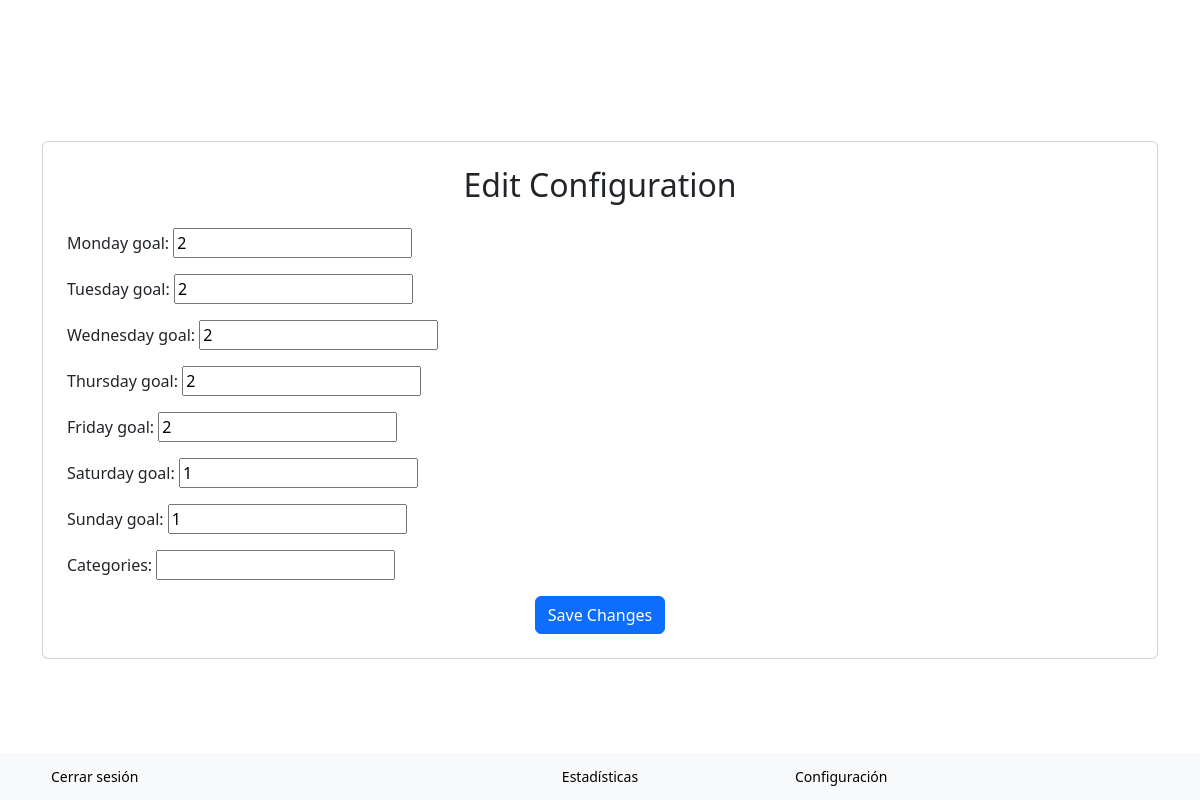
Page /editconfig/ (signed in) on the earlier database version.
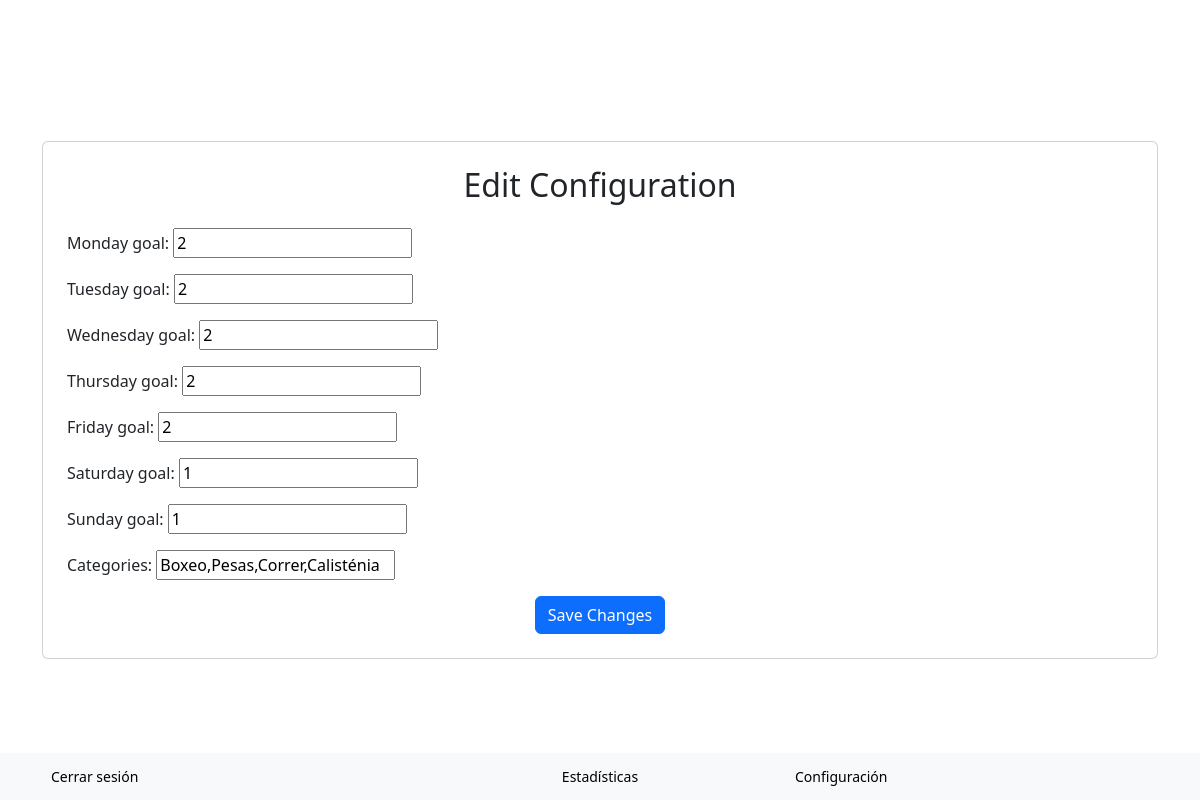
Same page on the later database version.
### duofitapp/models.py (models this page shows, shortened)
class ExerciceConfig(models.Model):
    id_user = models.ForeignKey(User, on_delete=models.CASCADE)
    monday_goal = models.IntegerField()
    tuesday_goal = models.IntegerField()
    wednesday_goal = models.IntegerField()
    thursday_goal = models.IntegerField()
    friday_goal = models.IntegerField()
    saturday_goal = models.IntegerField()
    sunday_goal = models.IntegerField()
    weekly_goal = models.IntegerField()
    streak = models.IntegerField(default=0)
    last_training_date = models.DateTimeField(null=True, blank=True)
    categories = models.CharField(max_length=255, blank=True)

### duofitapp/views.py (the view)
# urls.py: path('editconfig/', editconfig_view, name="editconfig"),
def editconfig_view(request):
    existing_config = ExerciceConfig.objects.filter(id_user=request.user).first()
    if request.method == 'POST':
        form = ExerciceConfigForm(request.POST, instance=existing_config)
        if form.is_valid():
            form.save()
            return redirect('index')
    else:
        form = ExerciceConfigForm(instance=existing_config)
    return render(request, 'edit_config.html', {'form': form})

### duofitapp/forms.py
class ExerciceConfigForm(forms.ModelForm):
    class Meta:
        model = ExerciceConfig
        exclude = ('id_user', 'weekly_goal', 'streak', 'last_training_date')

### duofitapp/templates/edit_config.html (shortened to what this page needs)
{% load static %}
<!DOCTYPE html>
<html lang="en">
    <head>
        <link rel="stylesheet" href="https://cdnjs.cloudflare.com/ajax/libs/bootstrap/5.3.0/css/bootstrap.min.css"
>
    </head>
    <body class="d-flex align-items-center justify-content-center vh-100">
        <div class="container">
            <div class="card p-4">
                <h2 class="card-title text-center mb-4">Edit Configuration</h2>
                <form method="post" action="{% url 'editconfig' %}" class="needs-validation" novalidate>
                    {{ form.as_p }}
                    <button type="submit" class="btn btn-primary d-block mx-auto mt-3">Save Changes</button>
                </form>
            </div>
        </div>
        {% include 'navbar_bottom.html' %}
    </body>
</html>

Differences in the rows shown:
changed ExerciceConfig: categories (not shown) → "Boxeo,Pesas,Correr,Calisténia"
